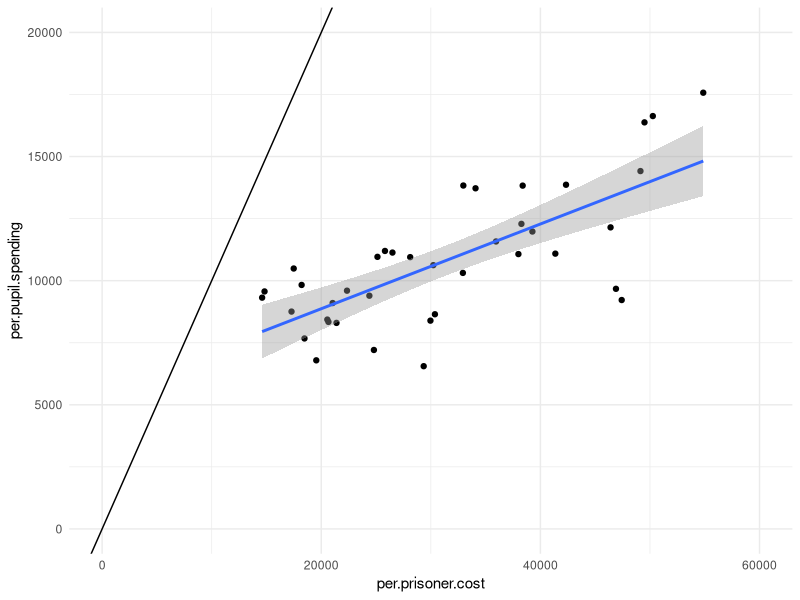

This figure's R source:
library(ggplot2)

data <- read.csv("data.csv")

ggplot(data, aes(x=per.prisoner.cost, y=per.pupil.spending)) +
  geom_point() +
  geom_abline() + 
  xlim(0,60000) + ylim(0,20000) + 
  stat_smooth(method="lm") +
  theme_minimal()